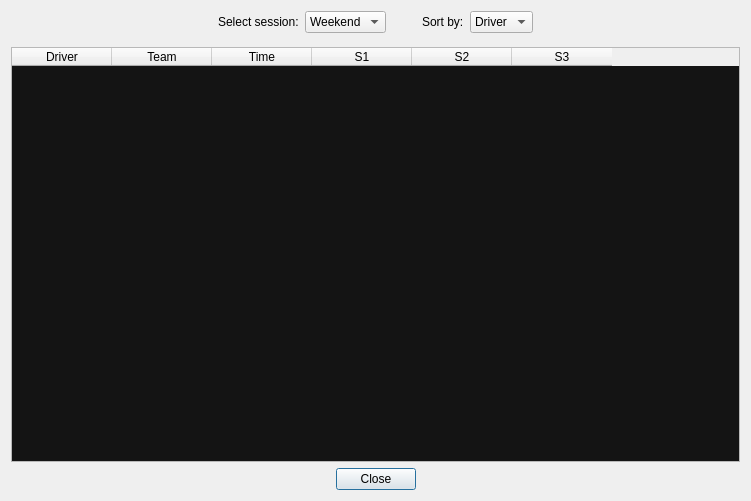
<?xml version="1.0" encoding="UTF-8"?>
<ui version="4.0">
 <class>DriverRecordsDialog</class>
 <widget class="QDialog" name="DriverRecordsDialog">
  <property name="geometry">
   <rect>
    <x>0</x>
    <y>0</y>
    <width>751</width>
    <height>501</height>
   </rect>
  </property>
  <property name="windowTitle">
   <string>Dialog</string>
  </property>
  <layout class="QVBoxLayout" name="verticalLayout">
   <item>
    <layout class="QHBoxLayout" name="horizontalLayout">
     <property name="bottomMargin">
      <number>8</number>
     </property>
     <item>
      <spacer name="horizontalSpacer">
       <property name="orientation">
        <enum>Qt::Horizontal</enum>
       </property>
       <property name="sizeHint" stdset="0">
        <size>
         <width>40</width>
         <height>20</height>
        </size>
       </property>
      </spacer>
     </item>
     <item>
      <widget class="QLabel" name="label">
       <property name="text">
        <string>Select session:</string>
       </property>
      </widget>
     </item>
     <item>
      <widget class="QComboBox" name="comboBox">
       <property name="currentIndex">
        <number>5</number>
       </property>
       <item>
        <property name="text">
         <string>FP1</string>
        </property>
       </item>
       <item>
        <property name="text">
         <string>FP2</string>
        </property>
       </item>
       <item>
        <property name="text">
         <string>FP3</string>
        </property>
       </item>
       <item>
        <property name="text">
         <string>Quali</string>
        </property>
       </item>
       <item>
        <property name="text">
         <string>Race</string>
        </property>
       </item>
       <item>
        <property name="text">
         <string>Weekend</string>
        </property>
       </item>
      </widget>
     </item>
     <item>
      <spacer name="horizontalSpacer_3">
       <property name="orientation">
        <enum>Qt::Horizontal</enum>
       </property>
       <property name="sizeType">
        <enum>QSizePolicy::Fixed</enum>
       </property>
       <property name="sizeHint" stdset="0">
        <size>
         <width>30</width>
         <height>20</height>
        </size>
       </property>
      </spacer>
     </item>
     <item>
      <widget class="QLabel" name="label_2">
       <property name="text">
        <string>Sort by:</string>
       </property>
      </widget>
     </item>
     <item>
      <widget class="QComboBox" name="comboBox_2">
       <item>
        <property name="text">
         <string>Driver</string>
        </property>
       </item>
       <item>
        <property name="text">
         <string>Time</string>
        </property>
       </item>
       <item>
        <property name="text">
         <string>S1</string>
        </property>
       </item>
       <item>
        <property name="text">
         <string>S2</string>
        </property>
       </item>
       <item>
        <property name="text">
         <string>S3</string>
        </property>
       </item>
      </widget>
     </item>
     <item>
      <spacer name="horizontalSpacer_2">
       <property name="orientation">
        <enum>Qt::Horizontal</enum>
       </property>
       <property name="sizeHint" stdset="0">
        <size>
         <width>40</width>
         <height>20</height>
        </size>
       </property>
      </spacer>
     </item>
    </layout>
   </item>
   <item>
    <widget class="QTableWidget" name="tableWidget">
     <property name="palette">
      <palette>
       <active>
        <colorrole role="Base">
         <brush brushstyle="SolidPattern">
          <color alpha="255">
           <red>20</red>
           <green>20</green>
           <blue>20</blue>
          </color>
         </brush>
        </colorrole>
        <colorrole role="Highlight">
         <brush brushstyle="SolidPattern">
          <color alpha="255">
           <red>73</red>
           <green>73</green>
           <blue>73</blue>
          </color>
         </brush>
        </colorrole>
        <colorrole role="AlternateBase">
         <brush brushstyle="SolidPattern">
          <color alpha="255">
           <red>30</red>
           <green>30</green>
           <blue>30</blue>
          </color>
         </brush>
        </colorrole>
       </active>
       <inactive>
        <colorrole role="Base">
         <brush brushstyle="SolidPattern">
          <color alpha="255">
           <red>20</red>
           <green>20</green>
           <blue>20</blue>
          </color>
         </brush>
        </colorrole>
        <colorrole role="Highlight">
         <brush brushstyle="SolidPattern">
          <color alpha="255">
           <red>73</red>
           <green>73</green>
           <blue>73</blue>
          </color>
         </brush>
        </colorrole>
        <colorrole role="AlternateBase">
         <brush brushstyle="SolidPattern">
          <color alpha="255">
           <red>30</red>
           <green>30</green>
           <blue>30</blue>
          </color>
         </brush>
        </colorrole>
       </inactive>
       <disabled>
        <colorrole role="Base">
         <brush brushstyle="SolidPattern">
          <color alpha="255">
           <red>240</red>
           <green>240</green>
           <blue>240</blue>
          </color>
         </brush>
        </colorrole>
        <colorrole role="Highlight">
         <brush brushstyle="SolidPattern">
          <color alpha="255">
           <red>175</red>
           <green>175</green>
           <blue>175</blue>
          </color>
         </brush>
        </colorrole>
        <colorrole role="AlternateBase">
         <brush brushstyle="SolidPattern">
          <color alpha="255">
           <red>30</red>
           <green>30</green>
           <blue>30</blue>
          </color>
         </brush>
        </colorrole>
       </disabled>
      </palette>
     </property>
     <property name="editTriggers">
      <set>QAbstractItemView::NoEditTriggers</set>
     </property>
     <property name="alternatingRowColors">
      <bool>true</bool>
     </property>
     <column>
      <property name="text">
       <string>Driver</string>
      </property>
     </column>
     <column>
      <property name="text">
       <string>Team</string>
      </property>
     </column>
     <column>
      <property name="text">
       <string>Time</string>
      </property>
     </column>
     <column>
      <property name="text">
       <string>S1</string>
      </property>
     </column>
     <column>
      <property name="text">
       <string>S2</string>
      </property>
     </column>
     <column>
      <property name="text">
       <string>S3</string>
      </property>
     </column>
    </widget>
   </item>
   <item>
    <widget class="QDialogButtonBox" name="buttonBox">
     <property name="orientation">
      <enum>Qt::Horizontal</enum>
     </property>
     <property name="standardButtons">
      <set>QDialogButtonBox::Close</set>
     </property>
     <property name="centerButtons">
      <bool>true</bool>
     </property>
    </widget>
   </item>
  </layout>
 </widget>
 <resources/>
 <connections>
  <connection>
   <sender>buttonBox</sender>
   <signal>accepted()</signal>
   <receiver>DriverRecordsDialog</receiver>
   <slot>accept()</slot>
   <hints>
    <hint type="sourcelabel">
     <x>248</x>
     <y>254</y>
    </hint>
    <hint type="destinationlabel">
     <x>157</x>
     <y>274</y>
    </hint>
   </hints>
  </connection>
  <connection>
   <sender>buttonBox</sender>
   <signal>rejected()</signal>
   <receiver>DriverRecordsDialog</receiver>
   <slot>reject()</slot>
   <hints>
    <hint type="sourcelabel">
     <x>316</x>
     <y>260</y>
    </hint>
    <hint type="destinationlabel">
     <x>286</x>
     <y>274</y>
    </hint>
   </hints>
  </connection>
 </connections>
</ui>
